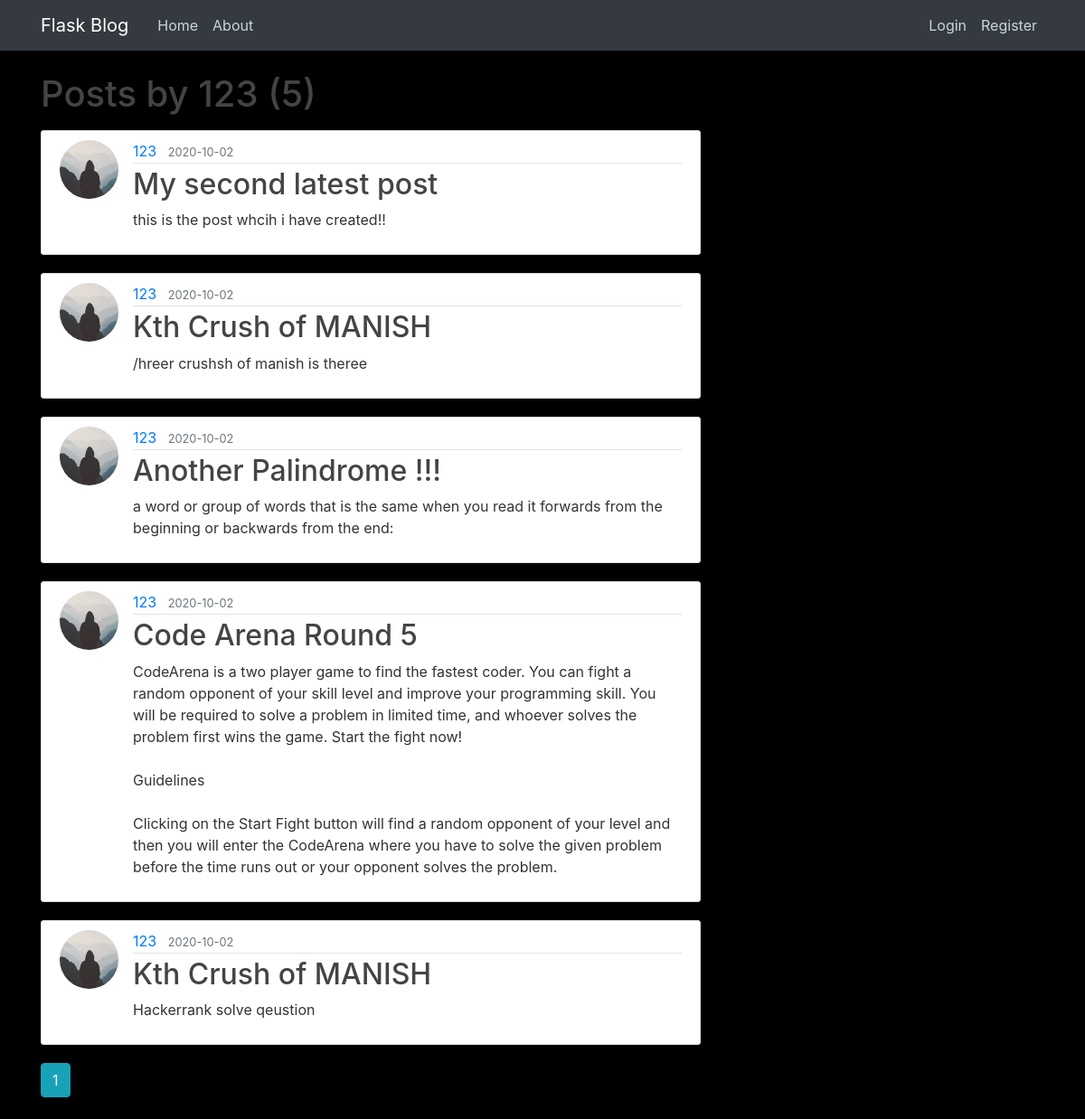
Page /user/123 on the committed database.
### flaskblog/models.py (models this page shows, shortened)
class User(db.Model, UserMixin):
    id = db.Column(db.Integer, primary_key=True)
    username = db.Column(db.String(20), unique=True, nullable=False)
    email = db.Column(db.String(120), unique=True, nullable=False)
    image_file = db.Column(db.String(20), nullable=False, default='default.jpg')
    password = db.Column(db.String(60), nullable=False)
    posts = db.relationship('Post', backref='author', lazy=True)

class Post(db.Model):
    id = db.Column(db.Integer, primary_key=True)
    title = db.Column(db.String(100), nullable=False)
    date_posted = db.Column(db.DateTime, nullable=False, default=datetime.utcnow)
    content = db.Column(db.Text, nullable=False)
    user_id = db.Column(db.Integer, db.ForeignKey('user.id'), nullable=False)

### flaskblog/routes.py (the view)
@app.route("/user/<string:username>")
def user_posts(username):
	page = request.args.get('page', 1, type=int)
	user = User.query.filter_by(username=username).first_or_404()
	posts = Post.query.filter_by(author=user)\
		.order_by(Post.date_posted.desc())\
		.paginate(page=page, per_page=5)
	return render_template('user_posts.html', posts=posts, user=user, title='User Posts')

### flaskblog/templates/user_posts.html
{% extends "layout.html" %}
{% block content %}
    <h1 class="mb-3">Posts by {{ user.username }} ({{ posts.total }})</h1>
    {% for post in posts.items %}
        <article class="media content-section">
          <img class="rounded-circle article-img" src="{{ url_for('static', filename='profile_pics/' + post.author.image_file) }}">
          <div class="media-body">
            <div class="article-metadata">
              <a class="mr-2" href="{{ url_for('user_posts', username=post.author.username) }}">{{ post.author.username }}</a>
              <small class="text-muted">{{ post.date_posted.strftime('%Y-%m-%d') }}</small>
            </div>
            <h2><a class="article-title" href="{{ url_for('post', post_id=post.id) }}">{{ post.title }}</a></h2>
            <p class="article-content">{{ post.content }}</p>
          </div>
        </article>
    {% endfor %}
    {% for page_num in posts.iter_pages(left_edge=1, right_edge=1, left_current=1, right_current=2) %}
      {% if page_num %}
        {% if posts.page == page_num %}
          <a class="btn btn-info mb-4" href="{{ url_for('user_posts', username=user.username, page=page_num) }}">{{ page_num }}</a>
        {% else %}
          <a class="btn btn-outline-info mb-4" href="{{ url_for('user_posts', username=user.username, page=page_num) }}">{{ page_num }}</a>
        {% endif %}
      {% else %}
        ...
      {% endif %}
    {% endfor %}
{% endblock content %}

### flaskblog/static/main.css (style rules this page uses)
body { background: #000; color: #333333; margin-top: 5rem; }
h1, h2, h3, h4, h5, h6 { color: #444444; }
.content-section { background: #ffffff; padding: 10px 20px; border: 1px solid #dddddd; border-radius: 3px; margin-bottom: 20px; }
.article-title { color: #444444; }
.article-content { white-space: pre-line; }
.article-img { height: 65px; width: 65px; margin-right: 16px; }
.article-metadata { padding-bottom: 1px; margin-bottom: 4px; border-bottom: 1px solid #e3e3e3 }

### rows in the picture
User: username "123"
Post: image_file (placeholder picture), author.username "123", date_posted "2020-10-02", title "My second latest post", content "this is the post whcih i have created!!"
Post: image_file (placeholder picture), author.username "123", date_posted "2020-10-02", title "Kth Crush of MANISH", content "/hreer crushsh of manish is theree"
Post: image_file (placeholder picture), author.username "123", date_posted "2020-10-02", title "Another Palindrome !!!", content "a word or group of words that is the same when you read it forwards from the beginning or backwards from the end:"
Post: image_file (placeholder picture), author.username "123", date_posted "2020-10-02", title "Code Arena Round 5", content "CodeArena is a two player game to find the fastest coder. You can fight a random opponent of your skill level and improve your programming skill. You will be required to solve a problem in limited time, and whoever solves the problem first wins the game. Start the fight now! Guidelines Clicking on the Start Fight button will find a random opponent of your level and then you will enter the CodeArena where you have to solve the given problem before the time runs out or your opponent solves the problem."
Post: image_file (placeholder picture), author.username "123", date_posted "2020-10-02", title "Kth Crush of MANISH", content "Hackerrank solve qeustion"

### other values in the picture
{{ posts.total }} "5"
{{ page_num }} "1"
